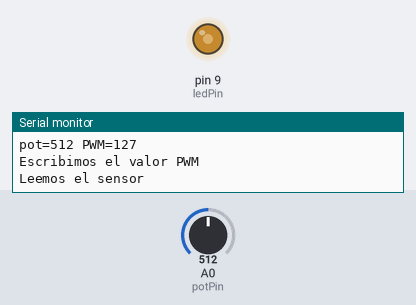
Recording of a sketch running on a simulated Arduino Uno, built with avr-gcc and run on an emulated ATmega328P. Parts: output pins drawn as LEDs (lit = HIGH), the last lines printed to the serial monitor. The inputs (shaded band) are chosen by the test bench; at power-on: A0 (potPin) = 512.

Above: at 1.2 s.
1.3 s: A0 (potPin) set to 410
At 2.2 s:
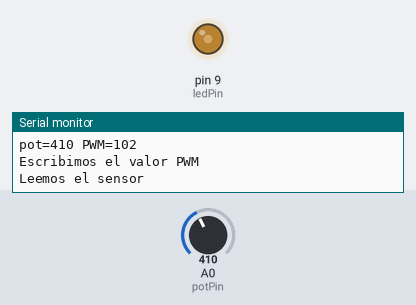
2.8 s: A0 (potPin) set to 385
At 4.2 s:
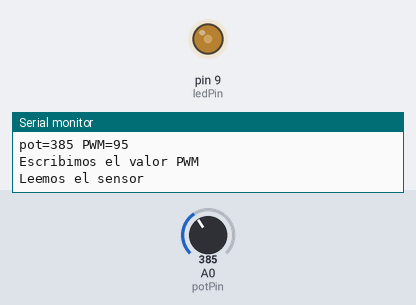
5.8 s: A0 (potPin) set to 716
At 7.1 s:
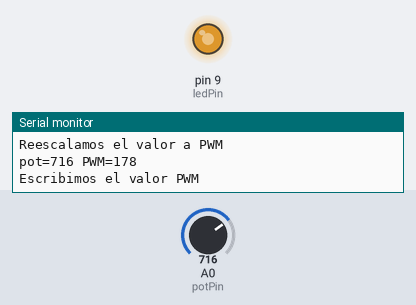
7.4 s: A0 (potPin) set to 983
At 8.0 s:
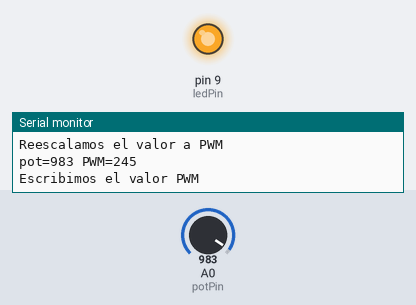
8.9 s: A0 (potPin) set to 1008
At 10.0 s:
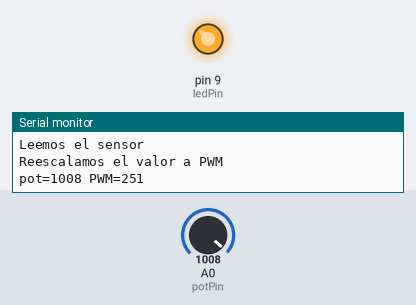
11.9 s: A0 (potPin) set to 0
At 13.1 s:
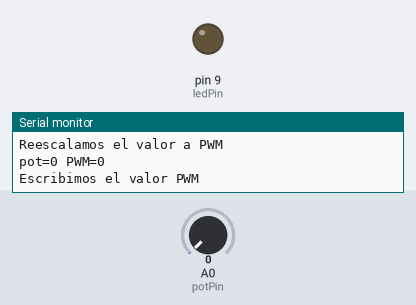
Timing chart, 0 to 14.5 s (numbered marks = the images above; inputs shaded):
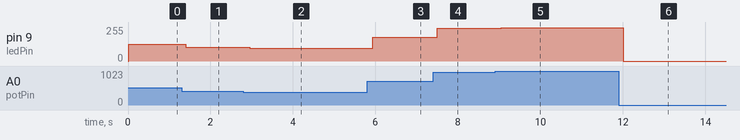

The sketch:

Potenciometro_LED_Depuracion.ino
```cpp
/*
 Control de la lumninosidad de un LED con un potenciómetro

 LED pin 9
 Potenciometro pin A0

 Noviembre 2017
 Jose Pujol


 Trazas añadidas por JAVacas

 */

// Variables globales
// Variables constantes para los pines
const int potPin = A0; // selecciona el pin de entrada para el potenciómetro
const int ledPin = 9;  // selecciona pin 9 para el LED

// variables que almacenan los datos
int potValue = 0; // variable para almacenar los valores del potenciómetro 0-1023
int bright = 0; // variable que almacena el valor del sensor mapeado 0-255

void setup() {
  Serial.begin(9600);
}

void loop() {
  // lee el valor del sensor 0-1023
  Serial.println("Leemos el sensor");
  potValue = analogRead(potPin);
  // mapea el valor a escala 0-255
  Serial.println("Reescalamos el valor a PWM");
  bright = map(potValue, 0, 1023, 0, 255);
  Serial.print("pot=");
  Serial.print(potValue);
  Serial.print(" PWM=");
  Serial.println(bright);
  // escribimos el valor en analogico en el LED
  Serial.println("Escribimos el valor PWM");
  analogWrite(ledPin, bright);
}
```

Measured:
- after the input at 1.3 s, pin 9 (ledPin): 127/255 → 102/255 after 0.10 s
- after the input at 2.8 s, pin 9 (ledPin): 102/255 → 95/255 after 0.15 s
- after the input at 5.8 s, pin 9 (ledPin): 95/255 → 178/255 after 0.14 s
- after the input at 7.4 s, pin 9 (ledPin): 178/255 → 245/255 after 0.09 s
- after the input at 8.9 s, pin 9 (ledPin): 245/255 → 251/255 after 0.15 s
- after the input at 11.9 s, pin 9 (ledPin): 251/255 → 0/255 after 0.11 s
